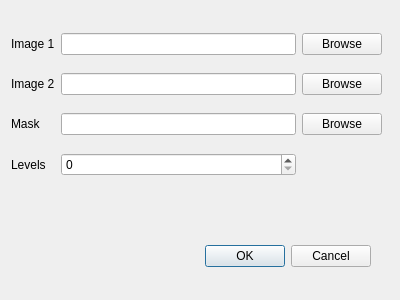
<?xml version="1.0" encoding="UTF-8"?>
<ui version="4.0">
 <class>Dialog</class>
 <widget class="QDialog" name="Dialog">
  <property name="geometry">
   <rect>
    <x>0</x>
    <y>0</y>
    <width>400</width>
    <height>300</height>
   </rect>
  </property>
  <property name="sizePolicy">
   <sizepolicy hsizetype="Fixed" vsizetype="Fixed">
    <horstretch>0</horstretch>
    <verstretch>0</verstretch>
   </sizepolicy>
  </property>
  <property name="minimumSize">
   <size>
    <width>400</width>
    <height>300</height>
   </size>
  </property>
  <property name="maximumSize">
   <size>
    <width>400</width>
    <height>300</height>
   </size>
  </property>
  <property name="windowTitle">
   <string>Load Files</string>
  </property>
  <widget class="QDialogButtonBox" name="buttonBox">
   <property name="geometry">
    <rect>
     <x>30</x>
     <y>240</y>
     <width>341</width>
     <height>32</height>
    </rect>
   </property>
   <property name="orientation">
    <enum>Qt::Horizontal</enum>
   </property>
   <property name="standardButtons">
    <set>QDialogButtonBox::Cancel|QDialogButtonBox::Ok</set>
   </property>
  </widget>
  <widget class="QWidget" name="">
   <property name="geometry">
    <rect>
     <x>11</x>
     <y>21</y>
     <width>371</width>
     <height>171</height>
    </rect>
   </property>
   <layout class="QGridLayout" name="gridLayout">
    <item row="0" column="0">
     <widget class="QLabel" name="label">
      <property name="text">
       <string>Image 1</string>
      </property>
     </widget>
    </item>
    <item row="0" column="1">
     <widget class="QLineEdit" name="lineEdit_image1"/>
    </item>
    <item row="0" column="2">
     <widget class="QPushButton" name="pushButton_browse_image1">
      <property name="text">
       <string>Browse</string>
      </property>
     </widget>
    </item>
    <item row="1" column="0">
     <widget class="QLabel" name="label_2">
      <property name="text">
       <string>Image 2</string>
      </property>
     </widget>
    </item>
    <item row="1" column="1">
     <widget class="QLineEdit" name="lineEdit_image2"/>
    </item>
    <item row="1" column="2">
     <widget class="QPushButton" name="pushButton_browse_image2">
      <property name="text">
       <string>Browse</string>
      </property>
     </widget>
    </item>
    <item row="2" column="0">
     <widget class="QLabel" name="label_3">
      <property name="text">
       <string>Mask</string>
      </property>
     </widget>
    </item>
    <item row="2" column="1">
     <widget class="QLineEdit" name="lineEdit_mask"/>
    </item>
    <item row="2" column="2">
     <widget class="QPushButton" name="pushButton_browse_mask">
      <property name="text">
       <string>Browse</string>
      </property>
     </widget>
    </item>
    <item row="3" column="0">
     <widget class="QLabel" name="label_4">
      <property name="text">
       <string>Levels</string>
      </property>
     </widget>
    </item>
    <item row="3" column="1">
     <widget class="QSpinBox" name="spinBox_levels"/>
    </item>
   </layout>
  </widget>
 </widget>
 <resources/>
 <connections>
  <connection>
   <sender>buttonBox</sender>
   <signal>accepted()</signal>
   <receiver>Dialog</receiver>
   <slot>accept()</slot>
   <hints>
    <hint type="sourcelabel">
     <x>248</x>
     <y>254</y>
    </hint>
    <hint type="destinationlabel">
     <x>157</x>
     <y>274</y>
    </hint>
   </hints>
  </connection>
  <connection>
   <sender>buttonBox</sender>
   <signal>rejected()</signal>
   <receiver>Dialog</receiver>
   <slot>reject()</slot>
   <hints>
    <hint type="sourcelabel">
     <x>316</x>
     <y>260</y>
    </hint>
    <hint type="destinationlabel">
     <x>286</x>
     <y>274</y>
    </hint>
   </hints>
  </connection>
 </connections>
</ui>
